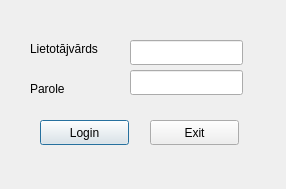
<?xml version="1.0" encoding="UTF-8"?>
<ui version="4.0">
 <class>Login</class>
 <widget class="QDialog" name="Login">
  <property name="geometry">
   <rect>
    <x>0</x>
    <y>0</y>
    <width>286</width>
    <height>189</height>
   </rect>
  </property>
  <property name="windowTitle">
   <string>Dialog</string>
  </property>
  <widget class="QPushButton" name="pushButton">
   <property name="geometry">
    <rect>
     <x>40</x>
     <y>120</y>
     <width>89</width>
     <height>25</height>
    </rect>
   </property>
   <property name="text">
    <string>Login</string>
   </property>
  </widget>
  <widget class="QPushButton" name="pushButton_2">
   <property name="geometry">
    <rect>
     <x>150</x>
     <y>120</y>
     <width>89</width>
     <height>25</height>
    </rect>
   </property>
   <property name="text">
    <string>Exit</string>
   </property>
  </widget>
  <widget class="QLabel" name="label_2">
   <property name="geometry">
    <rect>
     <x>30</x>
     <y>80</y>
     <width>71</width>
     <height>17</height>
    </rect>
   </property>
   <property name="text">
    <string>Parole</string>
   </property>
  </widget>
  <widget class="QLineEdit" name="lineEdit">
   <property name="geometry">
    <rect>
     <x>130</x>
     <y>40</y>
     <width>113</width>
     <height>25</height>
    </rect>
   </property>
   <property name="maxLength">
    <number>20</number>
   </property>
  </widget>
  <widget class="QLineEdit" name="lineEdit_2">
   <property name="geometry">
    <rect>
     <x>130</x>
     <y>70</y>
     <width>113</width>
     <height>25</height>
    </rect>
   </property>
   <property name="maxLength">
    <number>20</number>
   </property>
  </widget>
  <widget class="QLabel" name="label">
   <property name="geometry">
    <rect>
     <x>30</x>
     <y>40</y>
     <width>91</width>
     <height>17</height>
    </rect>
   </property>
   <property name="text">
    <string>Lietotājvārds</string>
   </property>
  </widget>
 </widget>
 <tabstops>
  <tabstop>lineEdit</tabstop>
  <tabstop>lineEdit_2</tabstop>
  <tabstop>pushButton</tabstop>
  <tabstop>pushButton_2</tabstop>
 </tabstops>
 <resources/>
 <connections/>
</ui>
